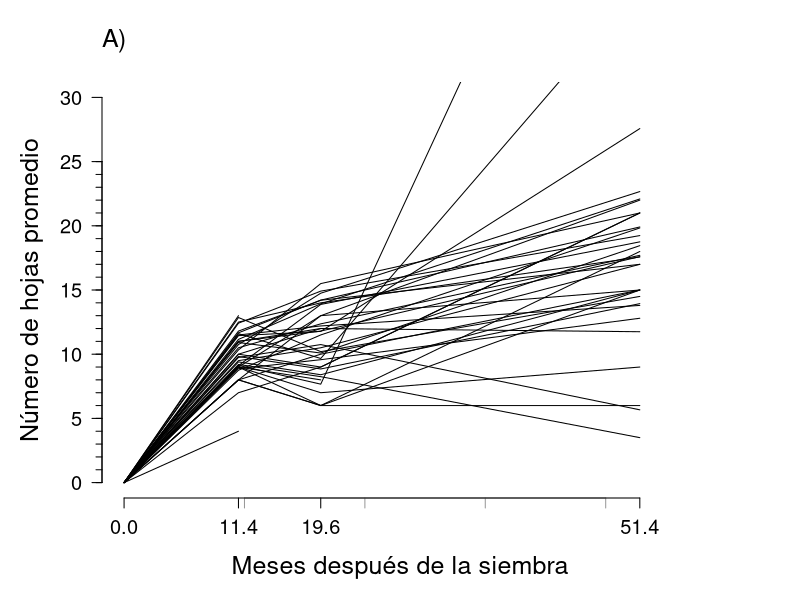
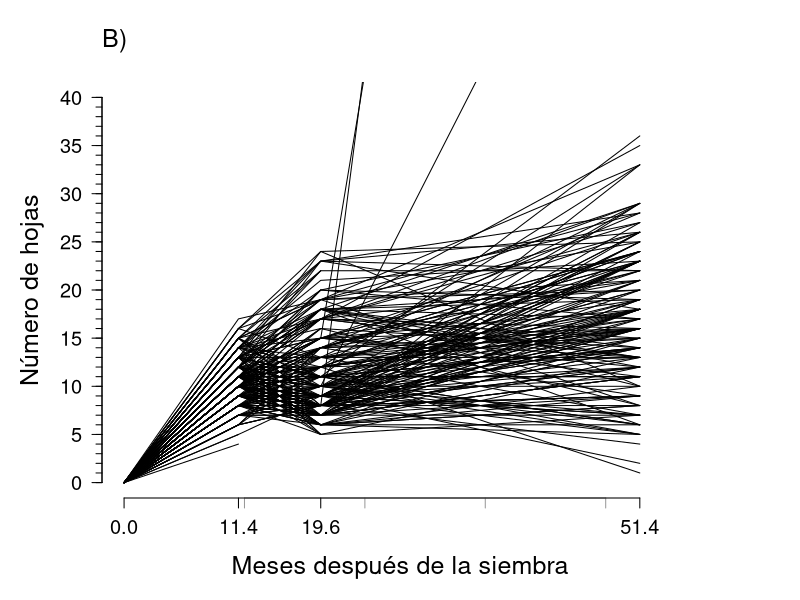
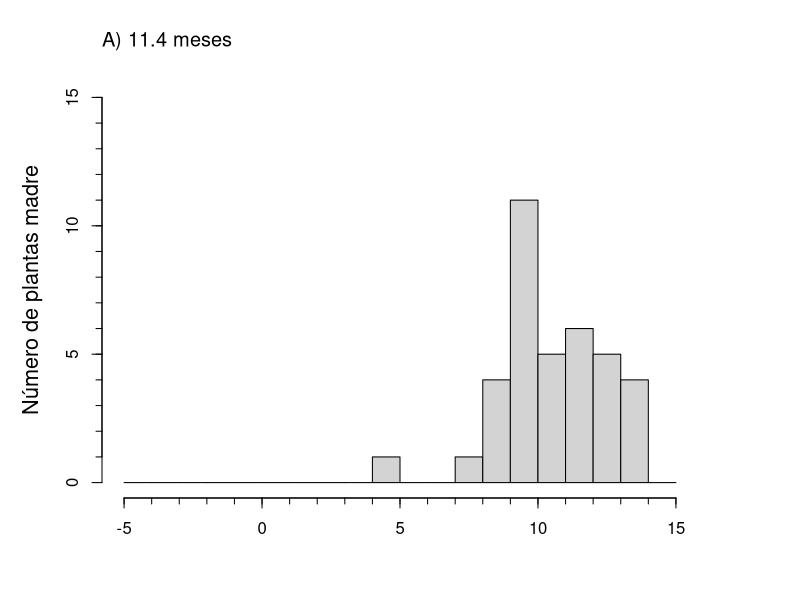
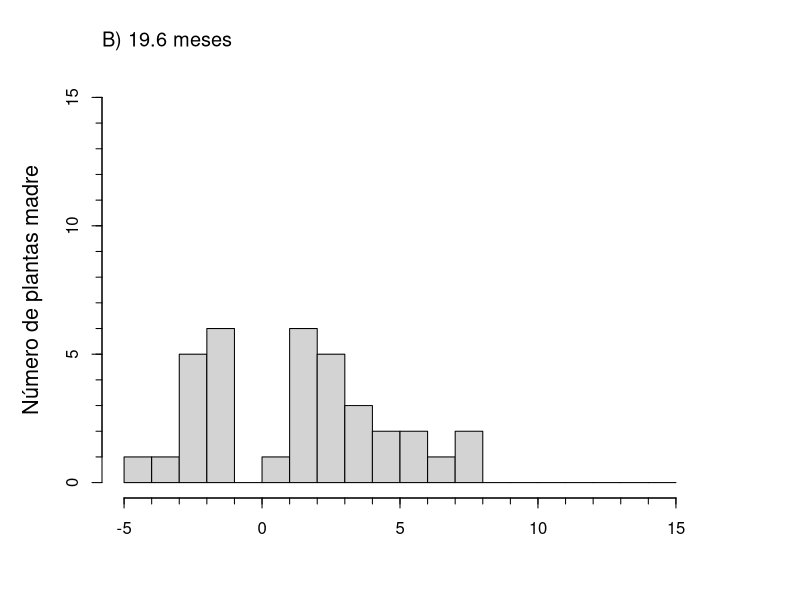

Here is the R script that generated these plots, in order: (Note: this script raises an error after producing the figures.)
################################################################################################################
#################################################################################################################
#################################################################################################################
#
##### TASA DE CRECIMIENTO DE LA PROGENIE DE LAS PLANTAS MADRE#######
#
#################################################################################################################
#################################################################################################################
#################################################################################################################
#
# INTRODUCCIÓN:
#
#
# REQUERIMIENTOS
# "PhenotypicDataProgeny_Quebradas_2020Marzo.csv"
# "PhenotypicDataProgeny_Quebradas_2020Octubre.csv"
# "PhenotypicDataProgeny_Quebradas_2023Junio.csv"
# "PhenotypicGroupAssignment_2023septiembre08_120644.csv"
#
#
# CONTENIDO
# 1) Datos preliminares: Carga de librerías y lectura de datos
# 2) Seleccionar las variables a usar en cada tabla
# 3) Crear marco de datos del crecimiento
# 4) Examinar el crecimiento

#################################################################################################################
#################################################################################################################
#################################################################################################################


#################################################################################################################
#################################################################################################################
# 1) Datos preliminares: Carga de librerías y lectura de datos
#################################################################################################################
#################################################################################################################

#################################################################################################################
# 1.1) Librerías.

library(tidyverse) #limpiar y organizar datos

#seleccionar directorio de trabajo
setwd("C:/Users/usuario/Documents/Jardin_comun/Progenie/datos")

#################################################################################################################
# 1.2)leer las tablas

datos.fenotipicos.marzo <-
  read.table(
    "PhenotypicDataProgeny_Quebradas_2020Marzo.csv",
    header = T,
    sep = ","
  )
datos.fenotipicos.octubre <-
  read.table(
    "PhenotypicDataProgeny_Quebradas_2020Octubre.csv",
    header = T,
    sep = ","
  )
datos.fenotipicos.junio <-
  read.table(
    "PhenotypicDataProgeny_Quebradas_2023Junio.csv",
    header = T,
    sep = ","
  )

#################################################################################################################
#################################################################################################################
# 2) Seleccionar las variables a usar en cada tabla
#################################################################################################################
#################################################################################################################

#################################################################################################################
# 2.1)primera medida (11.4 meses DS): marzo de 2020
summary(datos.fenotipicos.marzo)
head(datos.fenotipicos.marzo)
dim(datos.fenotipicos.marzo)# 250 plantas hijas sembradas y 26 variables

# 2.1.1)subconjunto de las columnas: unir las variables Bandeja, fila y columna para crear variable
# nombre.progenie; seleccionar las variables para analizar tasa de crecimiento
colnames(datos.fenotipicos.marzo)
datos.fenotipicos.marzo.selected <- datos.fenotipicos.marzo %>%
  unite("nombre.progenie", c(Bandeja, Fila, Columna)) %>%
  select(
    Número.colección.planta.madre,
    nombre.progenie,
    Longitud.tallo..cm.,
    Número.de.hojas
  ) %>%
  mutate(
    Número.colección.planta.madre=as.numeric(Número.colección.planta.madre),
    tiempo= 11.4
  )
head(datos.fenotipicos.marzo.selected)

# 2.1.2) Remover plantas de la progenie sin madre asignada o datos faltantes

# cuantas plantas madres están representadas
unique(datos.fenotipicos.marzo.selected$Número.colección.planta.madre)
length(unique(
  datos.fenotipicos.marzo.selected$Número.colección.planta.madre))## 38 plantas madres representadas

rows.with.na <-
  unique(which(is.na(datos.fenotipicos.marzo.selected), arr.ind = T)[, 1])
rows.with.na # especímenes con valores NA
length(rows.with.na)# 14 plántulas hijas con NA

#correr las siguientes líneas en caso de existir NAs
datos.fenotipicos.marzo.selected <-
  datos.fenotipicos.marzo.selected[-rows.with.na,]
dim(datos.fenotipicos.marzo.selected) # 236 hijas con todos los datos
class(datos.fenotipicos.marzo.selected)
summary(datos.fenotipicos.marzo.selected)
head(datos.fenotipicos.marzo.selected)

length(unique(
  datos.fenotipicos.marzo.selected$Número.colección.planta.madre
))## hay representación de 37 plantas madres
unique(datos.fenotipicos.marzo.selected$Número.colección.planta.madre)##cuáles

#################################################################################################################
# 2.2) segunda medida (19.6 meses DS): octubre de 2020
summary(datos.fenotipicos.octubre)
head(datos.fenotipicos.octubre)
dim(datos.fenotipicos.octubre)# 250 plantas hijas sembradas y 33 variables


# 2.2.1) subconjunto de las columnas: unir las variables Bandeja, fila y columna para crear variable
# nombre.progenie; seleccionar las variables de crecimiento

colnames(datos.fenotipicos.octubre)
datos.fenotipicos.octubre.selected <- 
  datos.fenotipicos.octubre %>%
  unite("nombre.progenie", c(Bandeja, Fila, Columna)) %>%
  select(
    Número.colección.planta.madre,
    nombre.progenie,
    Longitud.tallo..cm.,
    Número.de.hojas
  ) %>%
  mutate(
    Número.colección.planta.madre = as.numeric(Número.colección.planta.madre),
    tiempo= 19.6)

head(datos.fenotipicos.octubre.selected)

unique(datos.fenotipicos.octubre.selected$Número.colección.planta.madre)
length(unique(
  datos.fenotipicos.octubre.selected$Número.colección.planta.madre))## 38 plantas madres representadas

#Remover filas sin madre asignada

datos.fenotipicos.octubre.selected <- 
  datos.fenotipicos.octubre.selected %>% 
  filter(!is.na(Número.colección.planta.madre))

#################################################################################################################
# 2.3) tercera medida (51.4 meses DS): junio de 2023
summary(datos.fenotipicos.junio)
head(datos.fenotipicos.junio)
dim(datos.fenotipicos.junio)# 180 plantas hijas sembradas y 29 variables

# 2.3.1)subconjunto de las columnas: unir las variables Bandeja, fila y columna para crear variable
# nombre.progenie; seleccionar las variables para analizar supervivencia

colnames(datos.fenotipicos.junio)
datos.fenotipicos.junio.selected <- datos.fenotipicos.junio %>%
  unite("nombre.progenie", c(Bandeja, Fila, Columna)) %>%
  select(
    Número.colección.planta.madre,
    nombre.progenie,
    Longitud.tallo..mm.,
    Número.de.hojas
  ) %>%
  mutate(
    Longitud.tallo..cm.= Longitud.tallo..mm./10,.keep="unused",# Pasar a cm la longitud del tallo
    Número.colección.planta.madre = as.numeric(Número.colección.planta.madre),
    tiempo= 51.4
  ) 
#Remover filas sin madre asignada

datos.fenotipicos.octubre.selected <- 
  datos.fenotipicos.octubre.selected %>% 
  filter(!is.na(Número.colección.planta.madre))

head(datos.fenotipicos.junio.selected)

#################################################################################################################
#################################################################################################################
# 3) Crear marco de datos del crecimiento
#################################################################################################################
#################################################################################################################

#################################################################################################################
# 3.1) combinar la tablas

crecimiento <-
  bind_rows(
    datos.fenotipicos.marzo.selected,
    datos.fenotipicos.junio.selected,
    datos.fenotipicos.octubre.selected
  )
View(crecimiento)

crecimiento <- 
  crecimiento %>% 
  rename(Collector.Collection.Number= Número.colección.planta.madre,
         Longitud.tallo= Longitud.tallo..cm.,
         Numero.hojas =Número.de.hojas)


setwd("C:/Users/usuario/Documents/Jardin_comun/Progenie/Crecimiento/datos")
# 
# # #RData
# save(crecimiento,
#      file = paste(
#        "Crecimiento_piloto_",
#        format(Sys.time(), "%Y%B%d_%H%M%S"),
#        ".RData",
#        sep = ""
#      ))


#################################################################################################################
#################################################################################################################
# 4) Examinar el crecimiento
#################################################################################################################
#################################################################################################################

#################################################################################################################
# 4.1) Número de hojas

# 4.1.1) Gráfica del promedio de hojas por planta madre

numero.hojas.madre <- 
  crecimiento %>% 
  select(Collector.Collection.Number,
         Numero.hojas,
         tiempo) %>% 
  filter(!is.na(Numero.hojas)) %>% 
  group_by(tiempo,Collector.Collection.Number) %>% 
  summarise(promedio= list(mean_se(Numero.hojas)) ) %>% 
  unnest(cols = c(promedio))


promedio.numero.hojas.madre <- 
  numero.hojas.madre%>% 
  select(tiempo, Collector.Collection.Number,y) %>% 
  spread(Collector.Collection.Number, y)
dim(promedio.numero.hojas.madre)

tiempo.0 <- data.frame(matrix(0, ncol=38, nrow=1))
colnames(tiempo.0) <- colnames(promedio.numero.hojas.madre)

promedio.numero.hojas.madre <- 
  bind_rows(tiempo.0,
            promedio.numero.hojas.madre)
head(promedio.numero.hojas.madre)
#gráfica promedio en el tiempo
#par(mar=c(5, 4, 4, 2) + 0.1) #valor por defecto
par(mar = c(5, 5, 4, 5) + 0.1)
matplot(
  promedio.numero.hojas.madre$tiempo,
  promedio.numero.hojas.madre[, -1],
  axes = F,
  type = "l",
  lty=1,
  col="black",
  main = NA,
  cex.lab = 1.5,
  ylim = c(0, 30),
  xlim = c(0, 55),
  xaxt = "n",
  bty = "n",
  xlab = "Meses después de la siembra",
  ylab = "Número de hojas promedio"
)
title(expression("A)"), adj = 0, cex.main = 1.5)
# eje por año
axis(
  side = 1,
  at = seq(12, 48, 12),
  labels =F,
  col = "gray60"
)
axis(
  side = 1,
  at = c(0, 11.4, 19.6, 51.4),
  labels = T,
  cex.axis = 1.2
)
axis(
  side = 2,
  at = seq(0, 30, 5),
  labels = T,
  tcl = -0.5,
  las = 1,
  cex.axis = 1.2
)
axis(
  side = 2,
  at = seq(0, 25, 1),
  labels = F,
  tcl = -0.3
)
  # Si barras de error....
# matlines(numero.hojas.madre$tiempo,
#         numero.hojas.madre[, 4:5],
#         col="gray60",
#         lty= 1)
# 
# barras.error.1 <- 
#   numero.hojas.madre %>% 
#   ungroup() %>% 
#   mutate(tiempo= tiempo-0.8) %>% 
#   select(tiempo, ymin, ymax, Collector.Collection.Number)
# barras.error.2 <- 
#   numero.hojas.madre %>% 
#   ungroup() %>% 
#   mutate(tiempo= tiempo+0.8) %>% 
#   select(tiempo, ymin, ymax, Collector.Collection.Number)
# barras.error <- 
#   bind_rows(barras.error.1,barras.error.2)
# 
# barras.min <- 
#   barras.error %>% 
#   select(-ymax) %>% 
#   spread(Collector.Collection.Number,ymin)
# matlines(barras.min[1:2,1], 
#          barras.min[1:2,-1],
#          col= "gray60",
#          lty=1)
# matlines(barras.min[3:4,1], 
#          barras.min[3:4,-1],
#          col= "gray60",
#          lty =1)
# matlines(barras.min[5:6,1], 
#          barras.min[5:6,-1],
#          col= "gray60",
#          lty=1)
# 
# barras.max <- 
#   barras.error %>% 
#   select(-ymin) %>% 
#   spread(Collector.Collection.Number,ymax)
# matlines(barras.max[1:2,1], 
#          barras.max[1:2,-1],
#          col= "gray60",
#          lty=1)
# matlines(barras.max[3:4,1], 
#          barras.max[3:4,-1],
#          col= "gray60",
#          lty =1)
# matlines(barras.max[5:6,1], 
#          barras.max[5:6,-1],
#          col= "gray60",
#          lty=1)
# matlines(
#   promedio.numero.hojas.madre$tiempo,
#   promedio.numero.hojas.madre[, -1],
#   axes = F,
#   type = "l",
#   lty=1,
#   main = NA,
#   cex.lab = 1.5,
#   ylim = c(0, 30),
#   xlim = c(0, 55),
#   xaxt = "n",
#   bty = "n",
#   col = "black"
# )

# 4.1.2) Gráfica de número hojas por plántula

numero.hojas<- 
  crecimiento %>% 
  select(Numero.hojas,
         tiempo, nombre.progenie) %>% 
  filter(!is.na(Numero.hojas)) %>% 
  spread(nombre.progenie, Numero.hojas)

dim(numero.hojas) # 238 hojas

tiempo.0 <- data.frame(matrix(0, ncol=238, nrow=1))
colnames(tiempo.0) <- colnames(numero.hojas)

numero.hojas <- 
  bind_rows(tiempo.0,
            numero.hojas)

head(numero.hojas)

#Gráfica
par(mar = c(5, 5, 4, 5) + 0.1)
matplot(
  numero.hojas$tiempo,
  numero.hojas[, -1],
  axes = F,
  type = "l",
  main = NA,
  cex.lab = 1.5,
  ylim = c(0, 40),
  xlim = c(0, 55),
  xaxt = "n",
  bty = "n",
  col = "black",
  lty=1,
  xlab = "Meses después de la siembra",
  ylab = "Número de hojas"
)
title(expression("B)"), adj = 0, cex.main = 1.5)

# eje por año
axis(
  side = 1,
  at = seq(12, 48, 12),
  labels =F,
  col = "gray60"
)
axis(
  side = 1,
  at = c(0, 11.4, 19.6, 51.4),
  labels = T,
  cex.axis = 1.2
)
axis(
  side = 2,
  at = seq(0, 40, 5),
  labels = T,
  tcl = -0.5,
  las = 1,
  cex.axis = 1.2
)
axis(
  side = 2,
  at = seq(0, 40, 1),
  labels = F,
  tcl = -0.3
)

# 4.1.3) Promedio de número de hojas en el tiempo

hojas <- crecimiento %>% 
  select(Numero.hojas,
         tiempo, nombre.progenie, Collector.Collection.Number) %>% 
  filter(!is.na(Numero.hojas)) %>% 
  mutate(tiempo= tiempo/12)

# Número de plántulas con hojas contadas
hojas %>% 
  group_by(tiempo) %>% 
  summarise(n=length(Numero.hojas))
# A tibble: 3 × 2
# tiempo     n
# <dbl> <int>
#   1   0.95   236
# 2   1.63   220
# 3   4.28   175

# promedio número de hojas y mediana
hojas %>% 
  summarise (promedio = mean(Numero.hojas),
             mediana=median(Numero.hojas),
             desviacion=sd(Numero.hojas))

# promedio mediana desviacion
# 1 12.76545      11   5.613375

# Numero de hojas promedio por tiempo
promedio.hojas.tiempo <- 
  hojas%>%
  group_by(tiempo) %>% 
  summarise(promedio = mean(Numero.hojas),
            desviacion= sd(Numero.hojas))
promedio.hojas.tiempo
# tiempo promedio desviacion
# <dbl>    <dbl>      <dbl>
#   1   0.95     10.6       2.35
# 2   1.63     11.6       4.58
# 3   4.28     17.3       7.16

# 4.1.4) Promedios del número de hojas por planta madre

promedio.hojas.madre <- 
  hojas %>% 
  group_by(Collector.Collection.Number, tiempo) %>% 
  summarise(promedio = mean(Numero.hojas),
            desviacion= sd(Numero.hojas), 
            mediana=median(Numero.hojas)) %>% 
  ungroup()

promedio.hojas.madre %>% 
  group_by(tiempo) %>% 
  summarise(promedio.1=mean(promedio),
            desviacion= sd(promedio))
# tiempo promedio.1 desviacion
# <dbl>      <dbl>      <dbl>
#   1   0.95       9.92       1.82
# 2   1.63      10.9        2.73
# 3   4.28      16.4        4.67


# 4.1.5) Histogramas de la pendiente del crecimiento en términos de número de hojas

#Para cada muestreo existe un delta de numero de hojas y un delta de tiempo entre el muestreo anterior.,la
#formula de la pendiente sería (hojas 11.4-hojas 0) / (11.4 meses-o meses)

# 4.1.5.1) POR PLANTA MADRE

 pendiente.promedio.hojas.madre <- 
   promedio.hojas.madre %>% 
   group_by(Collector.Collection.Number) %>% 
   arrange(tiempo, Collector.Collection.Number) %>% 
   mutate(diff.tiempo= tiempo-lag(tiempo, default = 0)) %>% 
   mutate(diff.hojas= promedio-lag(promedio, default = 0)) %>% 
   mutate(pendiente=diff.hojas/diff.tiempo)
   
view(pendiente.promedio.hojas.madre)
range(pendiente.promedio.hojas.madre$pendiente)# -4.390244 13.684211

# Graficar histogramas de número de hojas promedio

m.marzo <- 
  pendiente.promedio.hojas.madre %>% 
  filter(diff.tiempo=="0.95") %>% 
  select(pendiente)
#par(mar=c(5, 4, 4, 2) + 0.1) #valor por defecto
par(mar = c(5, 5, 4, 5) + 0.1)
hist(m.marzo$pendiente,
     breaks=seq(-5,15,1),
     xlab=NA,
     ylab="Número de plantas madre",
     main=NA,
     cex.lab=1.3,
     ylim = c(0,15)
)
title(expression("A) 11.4 meses"),adj=0)
axis(side=1, at=-5:15, labels = F, tcl=-0.3)
axis(side=2, at=1:15, labels = F, tcl=-0.3)

m.octubre <- 
  pendiente.promedio.hojas.madre %>% 
  filter(diff.tiempo<0.95) %>% 
  select(pendiente)
#par(mar=c(5, 4, 4, 2) + 0.1) #valor por defecto
par(mar = c(5, 5, 4, 5) + 0.1)
hist(m.octubre$pendiente,
     breaks=seq(-5,15,1),
     xlab=NA,
     ylab="Número de plantas madre",
     main=NA,
     cex.lab=1.3,
     ylim = c(0,15)
)
title(expression("B) 19.6 meses"),adj=0)
axis(side=1, at=-5:15, labels = F, tcl=-0.3)
axis(side=2, at=1:15, labels = F, tcl=-0.3)

m.junio <- 
  pendiente.promedio.hojas.madre %>% 
  filter(diff.tiempo>0.95) %>% 
  select(pendiente)
#par(mar=c(5, 4, 4, 2) + 0.1) #valor por defecto
par(mar = c(5, 5, 4, 5) + 0.1)
hist(m.junio$pendiente,
     breaks=seq(-5,15,1),
     xlab="Número de hojas promedio / año",
     ylab="Número de plantas madre",
     main=NA,
     cex.lab=1.3,
     ylim = c(0,15)
)
title(expression("C) 51.4 meses"),adj=0)
axis(side=1, at=-5:15, labels = F, tcl=-0.3)
axis(side=2, at=1:15, labels = F, tcl=-0.3)

# 4.1.5.2) POR PLÁNTULA
pendiente.hojas<- 
  hojas %>% 
  group_by(nombre.progenie) %>% 
  arrange(tiempo, nombre.progenie) %>% 
  mutate(diff.tiempo= tiempo-lag(tiempo, default = 0)) %>% 
  mutate(diff.hojas= Numero.hojas-lag(Numero.hojas, default = 0)) %>% 
  mutate(pendiente=diff.hojas/diff.tiempo)
View(pendiente.hojas)
range(pendiente.hojas$pendiente)#  -11.70732  17.89474

pendiente.hojas %>% 
  group_by(tiempo) %>% 
  summarise(promedio=mean(pendiente),
            desviacion= sd(pendiente),
            mediana = median(pendiente))
# tiempo promedio desviacion mediana
# <dbl>    <dbl>      <dbl>   <dbl>
#   1   0.95    11.1        2.48   10.5 
# 2   1.63     1.47       5.77    1.46
# 3   4.28     2.04       2.79    1.89

# Graficar histogramas de número de hojas por plántula

m.marzo <- 
  pendiente.hojas %>% 
  filter(diff.tiempo=="0.95") %>% 
  select(pendiente)
#par(mar=c (5, 4, 4, 2) + 0.1) #valor por defecto
par(mar = c(5, 5, 4, 5) + 0.1)
hist(m.marzo$pendiente,
     breaks=seq(-12,18,2),
     xlab=NA,
     ylab="Número de plantas hijas",
     main=NA,
     cex.lab=1.3,
     ylim = c(0,90)
)
title(expression("D)"),adj=0)
axis(side=1, at=-12:18, labels = F, tcl=-0.3)
axis(side=2, at=seq(0,90,5), labels = F, tcl=-0.3)

m.octubre <- 
  pendiente.hojas %>% 
  filter(diff.tiempo<0.95) %>% 
  select(pendiente)
#par(mar=c(5, 4, 4, 2) + 0.1) #valor por defecto
par(mar = c(5, 5, 4, 5) + 0.1)
hist(m.octubre$pendiente,
     breaks=seq(-12,18,2),
     xlab=NA,
     ylab="Número de plantas hijas",
     main=NA,
     cex.lab=1.3,
     ylim = c(0,90)
)
title(expression("E)"),adj=0)
axis(side=1, at=-12:18, labels = F, tcl=-0.3)
axis(side=2, at=seq(0,90,5), labels = F, tcl=-0.3)

m.junio <- 
  pendiente.hojas %>% 
  filter(diff.tiempo>0.95) %>% 
  select(pendiente)
#par(mar=c(5, 4, 4, 2) + 0.1) #valor por defecto
par(mar = c(5, 5, 4, 5) + 0.1)
hist(m.junio$pendiente,
     breaks=seq(-12,18,2),
     xlab="Número de hojas / año",
     ylab="Número de plantas hijas",
     main=NA,
     cex.lab=1.3,
     ylim = c(0,90)
)
title(expression("F)"),adj=0)
axis(side=1, at=-12:18, labels = F, tcl=-0.3)
axis(side=2, at=seq(0,90,5), labels = F, tcl=-0.3)


#################################################################################################################
# 4.2) Longitud del tallo.

# 4.2.1) Gráfica del promedio longitud de tallo por planta madre

longitud.tallo.madre <- 
  crecimiento %>% 
  select(Collector.Collection.Number,
                         Longitud.tallo,
                         tiempo) %>% 
  filter(!is.na(Longitud.tallo)) %>% 
  group_by(tiempo, Collector.Collection.Number) %>% 
  summarise(promedio= list(mean_se(Longitud.tallo)) ) %>% 
  unnest(cols = c(promedio))

promedio.longitud.tallo.madre <- 
  longitud.tallo.madre%>% 
  select(tiempo, Collector.Collection.Number,y) %>% 
  spread(Collector.Collection.Number, y)
dim(promedio.longitud.tallo.madre)

tiempo.0 <- data.frame(matrix(0, ncol=38, nrow=1))
colnames(tiempo.0) <- colnames(promedio.longitud.tallo.madre)

promedio.longitud.tallo.madre <- 
  bind_rows(tiempo.0,
            promedio.longitud.tallo.madre)

#gráfica promedio en el tiempo
#par(mar=c(5, 4, 4, 2) + 0.1) #valor por defecto
par(mar = c(5, 5, 4, 5) + 0.1)
matplot(
  promedio.longitud.tallo.madre$tiempo,
  promedio.longitud.tallo.madre[, -1],
  axes = F,
  type = "l",
  lty=1,
  main = NA,
  cex.lab = 1.5,
  ylim = c(0, 10),
  xlim = c(0, 55),
  xaxt = "n",
  bty = "n",
  col = "black", 
  xlab = "Meses después de la siembra",
  ylab = "Longitud del tallo promedio (cm)"
)
title(expression("C)"), adj = 0, cex.main = 1.5)
# eje por año
axis(
  side = 1,
  at = seq(12, 48, 12),
  labels =F,
  col = "gray60"
)
axis(
  side = 1,
  at = c(0, 11.4, 19.6, 51.4),
  labels = T,
  cex.axis = 1.2
)
axis(
  side = 2,
  at = seq(0, 10, 2),
  labels = T,
  tcl = -0.5,
  las = 1,
  cex.axis = 1.2
)
axis(
  side = 2,
  at = seq(0, 10, 0.5),
  labels = F,
  tcl = -0.3
)

#con barras de error...
# matlines(longitud.tallo.madre$tiempo,
#          longitud.tallo.madre[, 4:5],
#          col="gray60",
#          lty= 1)
# 
# barras.error.1 <- 
#   longitud.tallo.madre %>% 
#   ungroup() %>% 
#   mutate(tiempo= tiempo-0.8) %>% 
#   select(tiempo, ymin, ymax, Collector.Collection.Number)
# barras.error.2 <- 
#   longitud.tallo.madre %>% 
#   ungroup() %>% 
#   mutate(tiempo= tiempo+0.8) %>% 
#   select(tiempo, ymin, ymax, Collector.Collection.Number)
# barras.error <- 
#   bind_rows(barras.error.1,barras.error.2)
# 
# barras.min <- 
#   barras.error %>% 
#   select(-ymax) %>% 
#   spread(Collector.Collection.Number,ymin)
# matlines(barras.min[1:2,1], 
#          barras.min[1:2,-1],
#          col= "gray60",
#          lty=1)
# matlines(barras.min[3:4,1], 
#          barras.min[3:4,-1],
#          col= "gray60",
#          lty =1)
# matlines(barras.min[5:6,1], 
#          barras.min[5:6,-1],
#          col= "gray60",
#          lty=1)
# 
# barras.max <- 
#   barras.error %>% 
#   select(-ymin) %>% 
#   spread(Collector.Collection.Number,ymax)
# matlines(barras.max[1:2,1], 
#          barras.max[1:2,-1],
#          col= "gray60",
#          lty=1)
# matlines(barras.max[3:4,1], 
#          barras.max[3:4,-1],
#          col= "gray60",
#          lty =1)
# matlines(barras.max[5:6,1], 
#          barras.max[5:6,-1],
#          col= "gray60",
#          lty=1)
# matlines(
#   promedio.longitud.tallo.madre$tiempo,
#   promedio.longitud.tallo.madre[, -1],
#   axes = F,
#   type = "o",
#   pch= 1:37,
#   main = NA,
#   cex.lab = 1.5,
#   ylim = c(0, 10),
#   xlim = c(0, 55),
#   xaxt = "n",
#   bty = "n",
#   col = "black"
# )

# 4.2.2) Gráfica longitud de tallo por plántula

longitud.tallo<- 
  crecimiento %>% 
  select(Longitud.tallo,
         tiempo, nombre.progenie) %>% 
  filter(!is.na(Longitud.tallo)) %>% 
  spread(nombre.progenie, Longitud.tallo)

dim(longitud.tallo)

tiempo.0 <- data.frame(matrix(0, ncol=238, nrow=1))
colnames(tiempo.0) <- colnames(longitud.tallo)

longitud.tallo <- 
  bind_rows(tiempo.0,
            longitud.tallo)

#Gráfica
par(mar = c(5, 5, 4, 5) + 0.1)
matplot(
  longitud.tallo$tiempo,
  longitud.tallo[, -1],
  axes = F,
  type = "l",
  lty=1,
  main = NA,
  cex.lab = 1.5,
  ylim = c(0, 10),
  xlim = c(0, 55),
  xaxt = "n",
  bty = "n",
  col = "black",
  xlab = "Meses después de la siembra",
  ylab = "Longitud del tallo (cm)"
)
title(expression("D)"), adj = 0, cex.main = 1.5)
# eje por año
axis(
  side = 1,
  at = seq(12, 48, 12),
  labels =F,
  col = "gray60"
)
axis(
  side = 1,
  at = c(0, 11.4, 19.6, 51.4),
  labels = T,
  cex.axis = 1.2
)
axis(
  side = 2,
  at = seq(0, 10, 2),
  labels = T,
  tcl = -0.5,
  las = 1,
  cex.axis = 1.2
)
axis(
  side = 2,
  at = seq(0, 10, 0.5),
  labels = F,
  tcl = -0.3
)

# 4.2.3) Promedio de longitud del tallos en el tiempo

tallos <- crecimiento %>% 
  select(Longitud.tallo,
         tiempo, nombre.progenie, Collector.Collection.Number) %>% 
  filter(!is.na(Longitud.tallo)) %>% 
  mutate(tiempo= tiempo/12)

# Número de plántulas con longitud de tallos medidas
tallos %>% 
  group_by(tiempo) %>% 
  summarise(n=length(Longitud.tallo))
# tiempo     n
# <dbl> <int>
#   1   0.95   236
# 2   1.63   220
# 3   4.28   176

# promedio longitud de tallos y mediana
tallos %>% 
  summarise (promedio = mean(Longitud.tallo),
             mediana=median(Longitud.tallo),
             desviacion=sd(Longitud.tallo))

# promedio mediana desviacion
# 1  2.47478     1.3   2.346488

#   Longitud de tallo promedio por tiempo
promedio.tallo.tiempo <- 
  tallos%>%
  group_by(tiempo) %>% 
  summarise(promedio = mean(Longitud.tallo),
            desviacion= sd(Longitud.tallo))
promedio.tallo.tiempo
# tiempo promedio desviacion
# <dbl>    <dbl>      <dbl>
#   1   0.95    0.846      0.376
#   2   1.63    1.42       0.578
#   3   4.28    5.98       1.39


# 4.2.4) Promedios del número de hojas por planta madre

  promedio.tallos.madre <- 
  tallos %>% 
  group_by(Collector.Collection.Number, tiempo) %>% 
  summarise(promedio = mean(Longitud.tallo),
            desviacion= sd(Longitud.tallo))
View(promedio.tallos.madre)

# 4.2.5) Histogramas de la pendiente del crecimiento en términos de longitud del tallo

#Para cada muestreo existe un delta de la longitud del tallo y un delta de tiempo entre el muestreo anterior.,la
#formula de la pendiente sería (tallo 11.4-tallo 0) / (11.4 meses-o meses)

# 4.2.5.1) POR PLANTA MADRE
pendiente.promedio.tallos.madre <- 
  promedio.tallos.madre %>% 
  group_by(Collector.Collection.Number) %>% 
  arrange(tiempo, Collector.Collection.Number) %>% 
  mutate(diff.tiempo= tiempo-lag(tiempo, default = 0)) %>% 
  mutate(diff.tallos= promedio-lag(promedio, default = 0)) %>% 
  mutate(pendiente=diff.tallos/diff.tiempo)

view(pendiente.promedio.tallos.madre)
range(pendiente.promedio.tallos.madre$pendiente)# 0.1463415 2.7871698

# Graficar histogramas longitud de tallos promedio

m.marzo <- 
  pendiente.promedio.tallos.madre %>% 
  filter(diff.tiempo=="0.95") %>% 
  select(pendiente)
#par(mar=c(5, 4, 4, 2) + 0.1) #valor por defecto
par(mar = c(5, 5, 4, 5) + 0.1)
hist(m.marzo$pendiente,
     breaks=seq(0,2.8,0.2),
     xlab=NA,
     ylab="Número de plantas madre",
     main=NA,
     cex.lab=1.3,
     ylim = c(0,12)
)
title(expression("A) 11.4 meses"),adj=0)
axis(side=1, at=seq(0,2.8,0.1), labels = F, tcl=-0.3)
axis(side=2, at=1:12, labels = F, tcl=-0.3)

m.octubre <- 
  pendiente.promedio.tallos.madre %>% 
  filter(diff.tiempo<0.95) %>% 
  select(pendiente)
#par(mar=c(5, 4, 4, 2) + 0.1) #valor por defecto
par(mar = c(5, 5, 4, 5) + 0.1)
hist(m.octubre$pendiente,
     breaks=seq(0,2.8,0.2),
     xlab=NA,
     ylab="Número de plantas madre",
     main=NA,
     cex.lab=1.3,
     ylim = c(0,12)
)
title(expression("B) 19.6 meses"),adj=0)
axis(side=1, at=seq(0,2.8,0.1), labels = F, tcl=-0.3)
axis(side=2, at=1:12, labels = F, tcl=-0.3)

m.junio <- 
  pendiente.promedio.tallos.madre %>% 
  filter(diff.tiempo>0.95) %>% 
  select(pendiente)
#par(mar=c(5, 4, 4, 2) + 0.1) #valor por defecto
par(mar = c(5, 5, 4, 5) + 0.1)
hist(m.junio$pendiente,
     breaks=seq(0,2.8,0.2),
     xlab="Longitud del tallo promedio (cm) / año",
     ylab="Número de plantas madre",
     main=NA,
     cex.lab=1.3,
     ylim = c(0,12)
)
title(expression("C) 51.4 meses"),adj=0)
axis(side=1, at=seq(0,2.8,0.1), labels = F, tcl=-0.3)
axis(side=2, at=1:12, labels = F, tcl=-0.3)

# 4.1.5.2) POR PLÁNTULA
pendiente.tallos<- 
  tallos %>% 
  group_by(nombre.progenie) %>% 
  arrange(tiempo, nombre.progenie) %>% 
  mutate(diff.tiempo= tiempo-lag(tiempo, default = 0)) %>% 
  mutate(diff.tallos= Longitud.tallo-lag(Longitud.tallo, default = 0)) %>% 
  mutate(pendiente=diff.tallos/diff.tiempo)
View(pendiente.tallos)
range(pendiente.tallos$pendiente)#-0.7317073  3.5121951

pendiente.tallos %>% 
  group_by(tiempo) %>% 
  summarise(promedio=mean(pendiente),
            desviacion= sd(pendiente),
            mediana = median(pendiente))
# tiempo promedio desviacion mediana
# <dbl>    <dbl>      <dbl>   <dbl>
#   1   0.95    0.890      0.396   0.842
# 2   1.63    0.829      0.732   0.732
# 3   4.28    1.71       0.525   1.69

# Graficar histogramas de número de tallos por plántula

m.marzo <- 
  pendiente.tallos %>% 
  filter(diff.tiempo=="0.95") %>% 
  select(pendiente)
#par(mar=c (5, 4, 4, 2) + 0.1) #valor por defecto
par(mar = c(5, 5, 4, 5) + 0.1)
hist(m.marzo$pendiente,
     breaks=seq(-0.8,3.6,0.2),
     xlab=NA,
     ylab="Número de plantas hijas",
     main=NA,
     cex.lab=1.3,
     ylim = c(0,60)
)
title(expression("D)"),adj=0)
axis(side=1, at=seq(-0.8,3.6,0.1), labels = F, tcl=-0.3)
axis(side=2, at=seq(0,60,5), labels = F, tcl=-0.3)

m.octubre <- 
  pendiente.tallos %>% 
  filter(diff.tiempo<0.95) %>% 
  select(pendiente)
#par(mar=c(5, 4, 4, 2) + 0.1) #valor por defecto
par(mar = c(5, 5, 4, 5) + 0.1)
hist(m.octubre$pendiente,
     breaks=seq(-0.8,3.6,0.2),
     xlab=NA,
     ylab="Número de plantas hijas",
     main=NA,
     cex.lab=1.3,
     ylim = c(0,60)
)
title(expression("E)"),adj=0)
axis(side=1, at=seq(-0.8,3.6,0.1), labels = F, tcl=-0.3)
axis(side=2, at=seq(0,60,5), labels = F, tcl=-0.3)

m.junio <- 
  pendiente.tallos %>% 
  filter(diff.tiempo>0.95) %>% 
  select(pendiente)
#par(mar=c(5, 4, 4, 2) + 0.1) #valor por defecto
par(mar = c(5, 5, 4, 5) + 0.1)
hist(m.junio$pendiente,
     breaks=seq(-0.8,3.6,0.2),
     xlab="Longitud de tallos (cm) / año",
     ylab="Número de plantas hijas",
     main=NA,
     cex.lab=1.3,
     ylim = c(0,60)
)
title(expression("F)"),adj=0)
axis(side=1, at=seq(-0.8,3.6,0.1), labels = F, tcl=-0.3)
axis(side=2, at=seq(0,60,5), labels = F, tcl=-0.3)